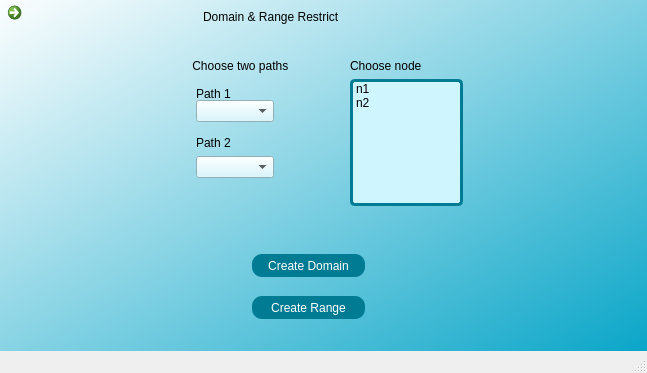
<?xml version="1.0" encoding="UTF-8"?>
<ui version="4.0">
 <class>MainWindow</class>
 <widget class="QMainWindow" name="MainWindow">
  <property name="geometry">
   <rect>
    <x>0</x>
    <y>0</y>
    <width>647</width>
    <height>373</height>
   </rect>
  </property>
  <property name="windowTitle">
   <string>MainWindow</string>
  </property>
  <widget class="QWidget" name="centralwidget">
   <widget class="QWidget" name="widget" native="true">
    <property name="geometry">
     <rect>
      <x>-7</x>
      <y>-5</y>
      <width>659</width>
      <height>386</height>
     </rect>
    </property>
    <property name="styleSheet">
     <string notr="true">QWidget#widget{background-color: qlineargradient(spread:pad, x1:0.994318, y1:1, x2:0, y2:0, stop:0 rgba(0, 162, 198, 255), stop:1 rgba(255, 255, 255, 255));}
</string>
    </property>
    <widget class="QLabel" name="label_6">
     <property name="geometry">
      <rect>
       <x>196</x>
       <y>63</y>
       <width>113</width>
       <height>16</height>
      </rect>
     </property>
     <property name="styleSheet">
      <string notr="true">

QLabel#label_6{ font: 9pt &quot;NSimSun&quot;;
color: rgb(0,0,0);}</string>
     </property>
     <property name="text">
      <string> Choose two paths</string>
     </property>
    </widget>
    <widget class="QLabel" name="label_7">
     <property name="geometry">
      <rect>
       <x>203</x>
       <y>91</y>
       <width>36</width>
       <height>16</height>
      </rect>
     </property>
     <property name="styleSheet">
      <string notr="true">color: rgb(0,0,0);</string>
     </property>
     <property name="text">
      <string>Path 1</string>
     </property>
    </widget>
    <widget class="QListWidget" name="nodelist">
     <property name="geometry">
      <rect>
       <x>357</x>
       <y>84</y>
       <width>113</width>
       <height>127</height>
      </rect>
     </property>
     <property name="styleSheet">
      <string notr="true">QListWidget#nodelist
{
	background-color: rgb(207, 245, 255);
border-radius:5px;
border: 3px solid #007b94;
	

}</string>
     </property>
     <item>
      <property name="text">
       <string>n1</string>
      </property>
     </item>
     <item>
      <property name="text">
       <string>n2</string>
      </property>
     </item>
    </widget>
    <widget class="QLabel" name="label_8">
     <property name="geometry">
      <rect>
       <x>357</x>
       <y>63</y>
       <width>113</width>
       <height>16</height>
      </rect>
     </property>
     <property name="styleSheet">
      <string notr="true">
QLabel#label_8{ font: 9pt &quot;NSimSun&quot;;
color: rgb(0,0,0);}</string>
     </property>
     <property name="text">
      <string>Choose node</string>
     </property>
    </widget>
    <widget class="QPushButton" name="createdomain">
     <property name="geometry">
      <rect>
       <x>259</x>
       <y>259</y>
       <width>113</width>
       <height>23</height>
      </rect>
     </property>
     <property name="styleSheet">
      <string notr="true">QPushButton#createdomain{
	color: rgb(255, 255, 255);
border-radius: 10px;

	background-color: rgb(0, 123, 148);

}
QPushButton#createdomain:hover{
	background-color: rgb(212, 250, 255);
color: rgb(0,0,0);
}</string>
     </property>
     <property name="text">
      <string>Create Domain</string>
     </property>
    </widget>
    <widget class="QPushButton" name="createrange">
     <property name="geometry">
      <rect>
       <x>259</x>
       <y>301</y>
       <width>113</width>
       <height>23</height>
      </rect>
     </property>
     <property name="styleSheet">
      <string notr="true">QPushButton#createrange{
	color: rgb(255, 255, 255);
border-radius: 10px;

	background-color: rgb(0, 123, 148);

}
QPushButton#createrange:hover{
	background-color: rgb(212, 250, 255);
color: rgb(0,0,0);
}</string>
     </property>
     <property name="text">
      <string>Create Range</string>
     </property>
    </widget>
    <widget class="QLabel" name="label">
     <property name="geometry">
      <rect>
       <x>210</x>
       <y>7</y>
       <width>246</width>
       <height>29</height>
      </rect>
     </property>
     <property name="styleSheet">
      <string notr="true">QLabel#label{ font: 16pt &quot;NSimSun&quot;;
color: rgb(0,0,0);}</string>
     </property>
     <property name="text">
      <string>Domain &amp; Range Restrict</string>
     </property>
    </widget>
    <widget class="QCommandLinkButton" name="home">
     <property name="geometry">
      <rect>
       <x>7</x>
       <y>0</y>
       <width>29</width>
       <height>29</height>
      </rect>
     </property>
     <property name="text">
      <string/>
     </property>
     <property name="icon">
      <iconset resource="tes.qrc">
       <normaloff>:/ok/home.png</normaloff>:/ok/home.png</iconset>
     </property>
    </widget>
    <widget class="QComboBox" name="p1">
     <property name="geometry">
      <rect>
       <x>203</x>
       <y>105</y>
       <width>78</width>
       <height>22</height>
      </rect>
     </property>
     <property name="styleSheet">
      <string notr="true">QComboBox#p1{background-color: rgb(206, 245, 255);}</string>
     </property>
    </widget>
    <widget class="QComboBox" name="p2">
     <property name="geometry">
      <rect>
       <x>203</x>
       <y>161</y>
       <width>78</width>
       <height>22</height>
      </rect>
     </property>
     <property name="styleSheet">
      <string notr="true">QComboBox#p2{background-color: rgb(206, 245, 255);}</string>
     </property>
    </widget>
    <widget class="QLabel" name="label_9">
     <property name="geometry">
      <rect>
       <x>203</x>
       <y>140</y>
       <width>50</width>
       <height>16</height>
      </rect>
     </property>
     <property name="styleSheet">
      <string notr="true">color: rgb(0,0,0);</string>
     </property>
     <property name="text">
      <string>Path 2</string>
     </property>
    </widget>
   </widget>
  </widget>
  <widget class="QStatusBar" name="statusbar"/>
 </widget>
 <resources>
  <include location="tes.qrc"/>
 </resources>
 <connections/>
</ui>
